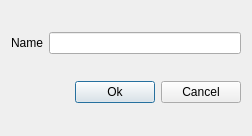
<?xml version="1.0" encoding="UTF-8"?>
<ui version="4.0">
 <class>Dialog</class>
 <widget class="QDialog" name="Dialog">
  <property name="geometry">
   <rect>
    <x>0</x>
    <y>0</y>
    <width>252</width>
    <height>136</height>
   </rect>
  </property>
  <property name="windowTitle">
   <string>Dialog</string>
  </property>
  <layout class="QVBoxLayout" name="verticalLayout">
   <item>
    <layout class="QHBoxLayout" name="horizontalLayout">
     <item>
      <widget class="QLabel" name="label">
       <property name="text">
        <string>Name</string>
       </property>
       <property name="buddy">
        <cstring>lineEdit</cstring>
       </property>
      </widget>
     </item>
     <item>
      <widget class="QLineEdit" name="lineEdit"/>
     </item>
    </layout>
   </item>
   <item>
    <layout class="QHBoxLayout" name="horizontalLayout_2">
     <item>
      <spacer name="horizontalSpacer">
       <property name="orientation">
        <enum>Qt::Horizontal</enum>
       </property>
       <property name="sizeHint" stdset="0">
        <size>
         <width>40</width>
         <height>20</height>
        </size>
       </property>
      </spacer>
     </item>
     <item>
      <widget class="QPushButton" name="pushButton">
       <property name="text">
        <string>Ok</string>
       </property>
      </widget>
     </item>
     <item>
      <widget class="QPushButton" name="pushButton_2">
       <property name="text">
        <string>Cancel</string>
       </property>
      </widget>
     </item>
    </layout>
   </item>
  </layout>
 </widget>
 <layoutdefault spacing="6" margin="11"/>
 <tabstops>
  <tabstop>lineEdit</tabstop>
  <tabstop>pushButton</tabstop>
  <tabstop>pushButton_2</tabstop>
 </tabstops>
 <resources/>
 <connections>
  <connection>
   <sender>pushButton_2</sender>
   <signal>clicked()</signal>
   <receiver>Dialog</receiver>
   <slot>close()</slot>
   <hints>
    <hint type="sourcelabel">
     <x>188</x>
     <y>100</y>
    </hint>
    <hint type="destinationlabel">
     <x>204</x>
     <y>167</y>
    </hint>
   </hints>
  </connection>
  <connection>
   <sender>pushButton</sender>
   <signal>clicked()</signal>
   <receiver>Dialog</receiver>
   <slot>accept()</slot>
   <hints>
    <hint type="sourcelabel">
     <x>118</x>
     <y>101</y>
    </hint>
    <hint type="destinationlabel">
     <x>35</x>
     <y>116</y>
    </hint>
   </hints>
  </connection>
 </connections>
</ui>
